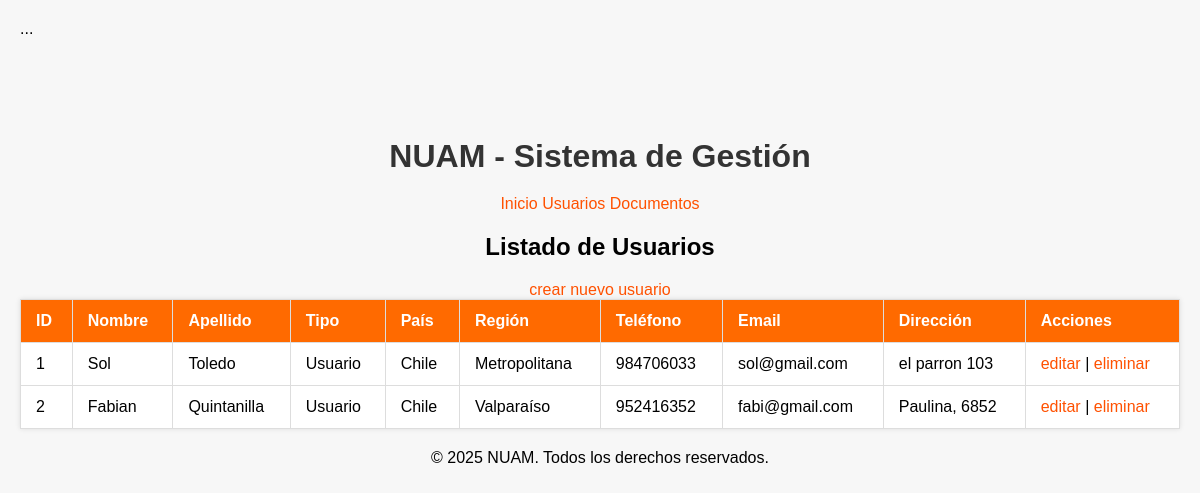
/usuarios/usuarios/, run on an earlier commit of the app's database.
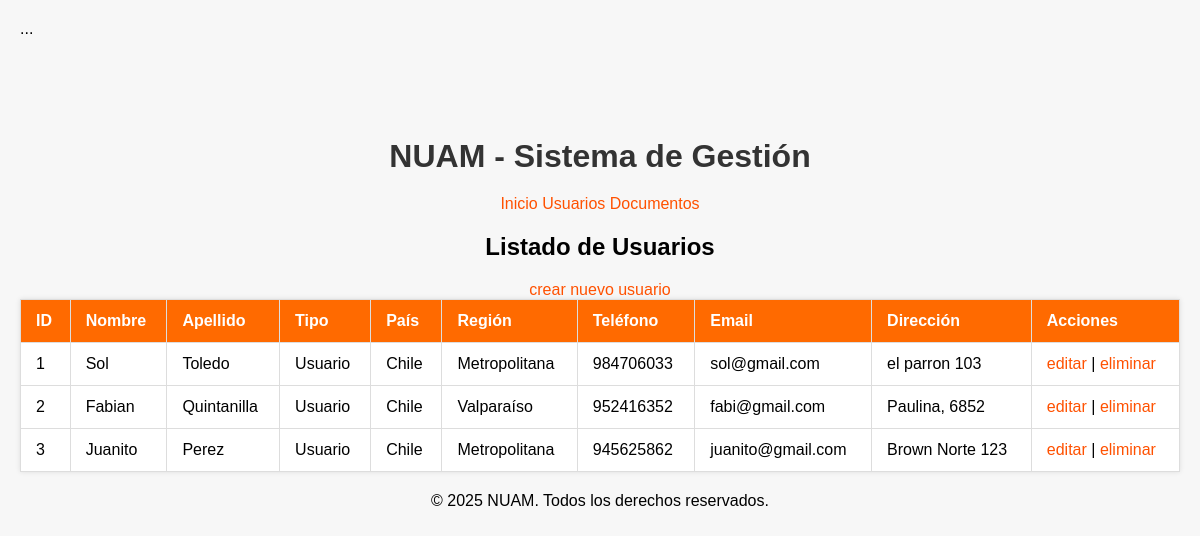
And on a later commit of the database.
### app/models.py (models this page shows, shortened)
class Usuario(models.Model):
    id_usuario = models.AutoField(primary_key=True, db_column='ID_USUARIO')
    usuario_tipo = models.ForeignKey(UsuarioTipo, on_delete=models.SET_NULL, null=True, blank=True, db_column='ID_USUARIO_TIPO')
    pais = models.ForeignKey(Pais, on_delete=models.SET_NULL, null=True, blank=True, db_column='ID_PAIS')
    region = models.ForeignKey(Region, on_delete=models.SET_NULL, null=True, blank=True, db_column='ID_REGION')
    usuario_nombre = models.CharField(max_length=50, blank=True, db_column='USUARIO_NOMBRE')
    usuario_apellido = models.CharField(max_length=50, blank=True, db_column='USUARIO_APELLIDO')
    telefono = models.CharField(max_length=20, blank=True, db_column='TELEFONO')
    email = models.EmailField(blank=True, db_column='EMAIL')
    direccion = models.CharField(max_length=100, blank=True, db_column='DIRECCION')
    class Meta:
        verbose_name = 'Usuario'
        verbose_name_plural = 'Usuarios'

class UsuarioTipo(models.Model):
    id_usuario_tipo = models.AutoField(primary_key=True, db_column='ID_USUARIO_TIPO')
    usuario_tipo = models.CharField(max_length=30, blank=True, db_column='USUARIO_TIPO')
    def __str__(self):
        return self.usuario_tipo or "Tipo sin nombre"
    class Meta:
        verbose_name = 'Tipo de Usuario'
        verbose_name_plural = 'Tipos de Usuario'

class Pais(models.Model):
    id_pais = models.AutoField(primary_key=True, db_column='ID_PAIS')
    pais = models.CharField(max_length=50, blank=True, db_column='PAIS')
    def __str__(self):
        return self.pais or "País sin nombre"
    class Meta:
        verbose_name = 'País'
        verbose_name_plural = 'Países'

class Region(models.Model):
    id_region = models.AutoField(primary_key=True, db_column='ID_REGION')
    region = models.CharField(max_length=50, blank=True, db_column='REGION')
    def __str__(self):
        return self.region or "Región sin nombre"
    class Meta:
        verbose_name = 'Región'
        verbose_name_plural = 'Regiones'

### app/views.py (the view)
# urls.py: path('usuarios/', views.lista_usuarios, name='lista_usuarios'),
def lista_usuarios(request):
    usuarios = Usuario.objects.all()
    return render(request, 'usuarios/lista.html', {'usuarios': usuarios})

### app/templates/usuarios/lista.html
{% extends 'base.html' %}
{% block content %}
<h2>Listado de Usuarios</h2>
<a href="{% url 'crear_usuario' %}">crear nuevo usuario</a>
<table >
    <tr>
        <th>ID</th>
        <th>Nombre</th>
        <th>Apellido</th>
        <th>Tipo</th>
        <th>País</th>
        <th>Región</th>
        <th>Teléfono</th>
        <th>Email</th>
        <th>Dirección</th>
        <th>Acciones</th>
    </tr>
    {% for usuario in usuarios %}
    <tr>
        <td>{{ usuario.id_usuario }}</td>
        <td>{{ usuario.usuario_nombre }}</td>
        <td>{{ usuario.usuario_apellido }}</td>
        <td>{{ usuario.usuario_tipo }}</td>
        <td>{{ usuario.pais }}</td>
        <td>{{ usuario.region }}</td>
        <td>{{ usuario.telefono }}</td>
        <td>{{ usuario.email }}</td>
        <td>{{ usuario.direccion }}</td>
        <td>
            <a href="{% url 'editar_usuario' usuario.pk %}">editar</a> |
            <a href="{% url 'eliminar_usuario' usuario.pk %}">eliminar</a>
        </td>
    </tr>
    {% endfor %}
</table>
{% endblock %}

What changed in the data, as far as the page shows it:
added Usuario: id_usuario "3", usuario_nombre "Juanito", usuario_apellido "Perez", usuario_tipo "Usuario", pais "Chile", region "Metropolitana", telefono "945625862", email "juanito@gmail.com", direccion "Brown Norte 123"
